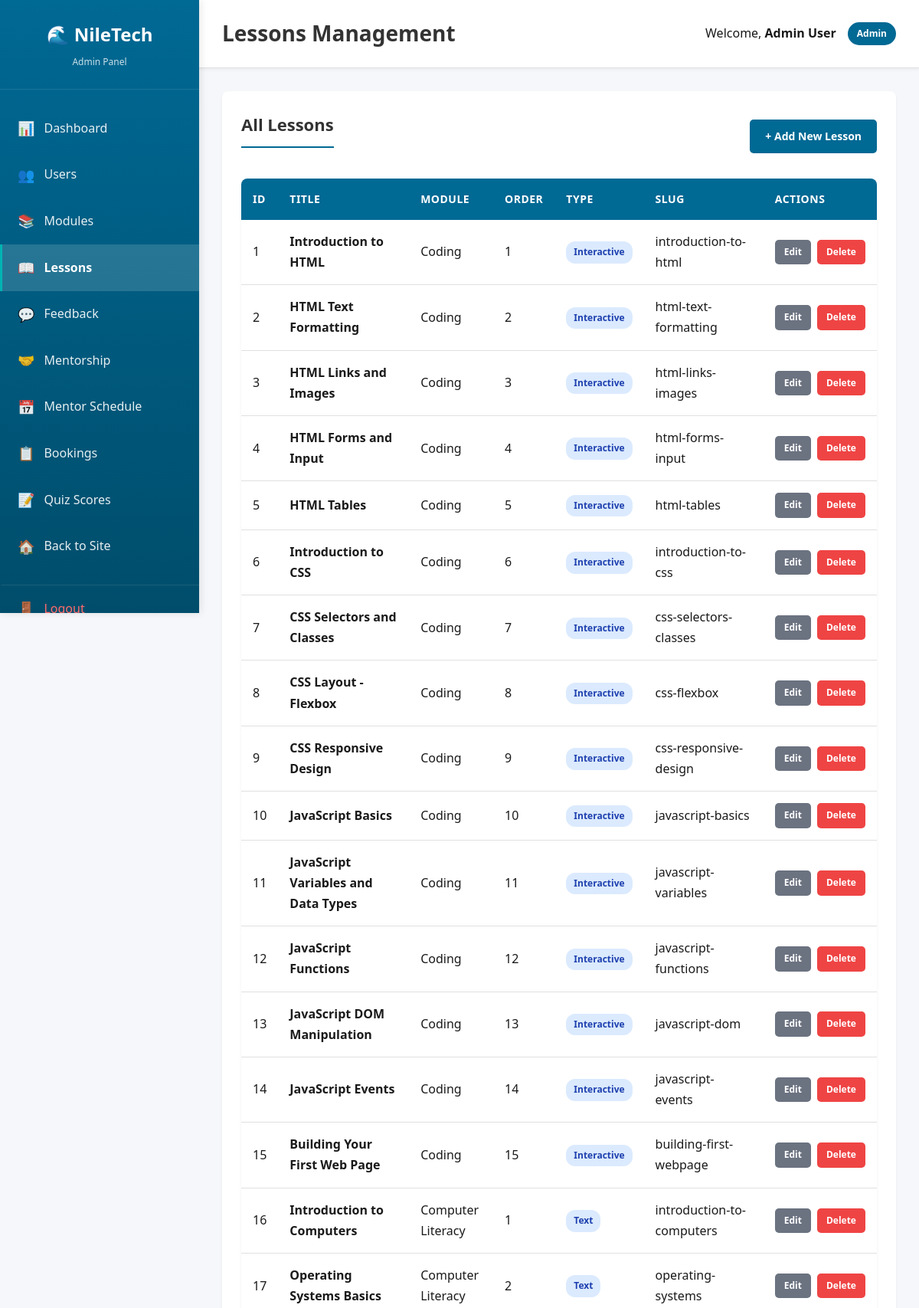
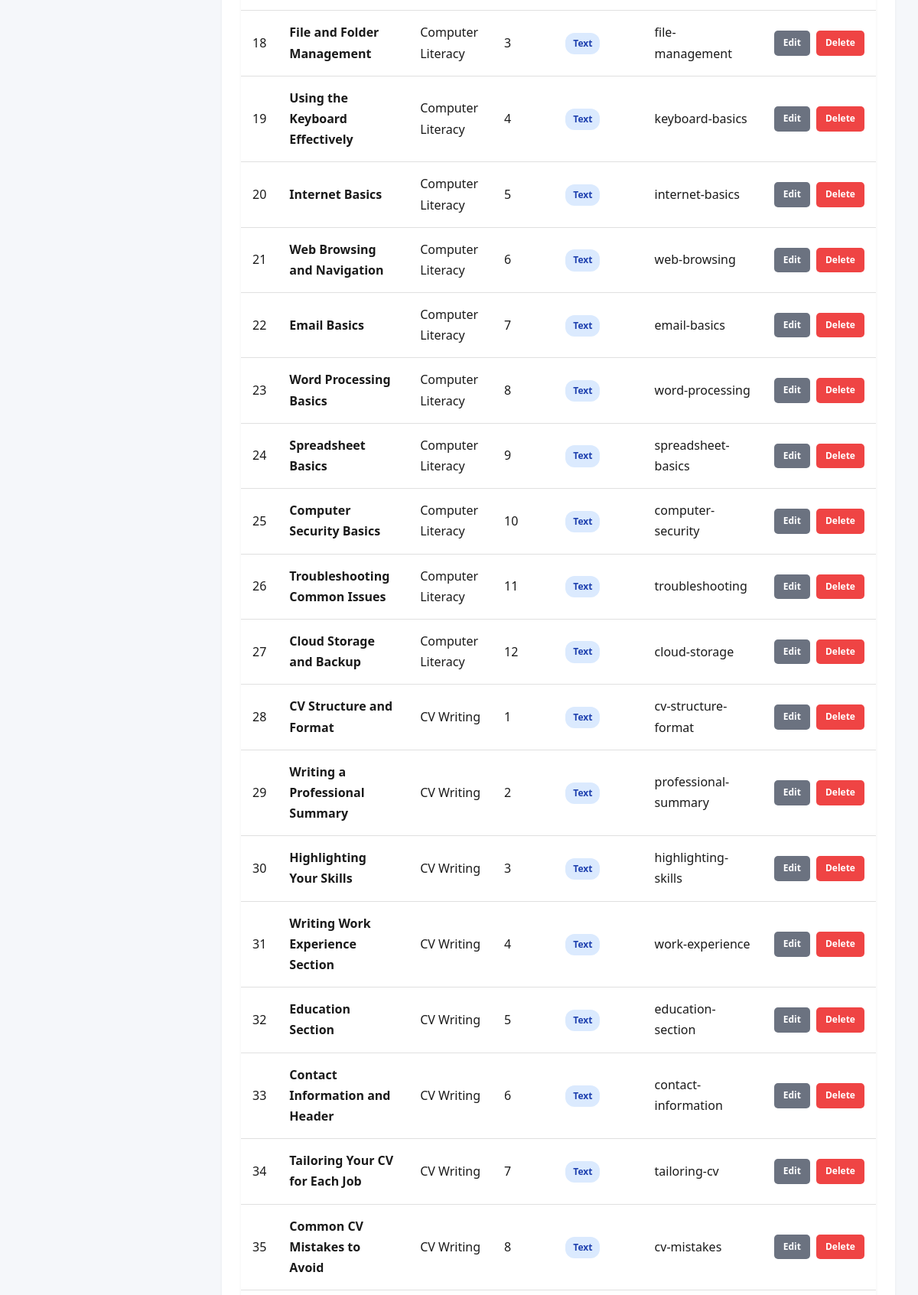
Page /admin/lessons.php (signed in, upper part) on the committed database (2 pictures, top to bottom).
### tables this page shows
CREATE TABLE IF NOT EXISTS users (
    id INT(11) NOT NULL AUTO_INCREMENT,
    full_name VARCHAR(100) NOT NULL,
    email VARCHAR(100) NOT NULL UNIQUE,
    password VARCHAR(255) NOT NULL,
    role ENUM('user', 'admin') DEFAULT 'user',
    created_at TIMESTAMP DEFAULT CURRENT_TIMESTAMP,
    updated_at TIMESTAMP DEFAULT CURRENT_TIMESTAMP ON UPDATE CURRENT_TIMESTAMP,
    PRIMARY KEY (id),
    INDEX idx_email (email),
    INDEX idx_role (role)
);

CREATE TABLE IF NOT EXISTS lessons (
    id INT(11) NOT NULL AUTO_INCREMENT,
    module_id INT(11) NOT NULL,
    title VARCHAR(200) NOT NULL,
    slug VARCHAR(200) NOT NULL,
    content TEXT,
    lesson_order INT(11) DEFAULT 0,
    lesson_type ENUM('text', 'interactive', 'video', 'quiz') DEFAULT 'text',
    code_example TEXT,
    expected_output TEXT,
    created_at TIMESTAMP DEFAULT CURRENT_TIMESTAMP,
    updated_at TIMESTAMP DEFAULT CURRENT_TIMESTAMP ON UPDATE CURRENT_TIMESTAMP,
    PRIMARY KEY (id),
    INDEX idx_module_id (module_id),
    INDEX idx_slug (slug),
    UNIQUE KEY unique_module_lesson (module_id, slug)
);

CREATE TABLE IF NOT EXISTS modules (
    id INT(11) NOT NULL AUTO_INCREMENT,
    name VARCHAR(100) NOT NULL,
    slug VARCHAR(100) NOT NULL UNIQUE,
    description TEXT,
    icon VARCHAR(50),
    created_at TIMESTAMP DEFAULT CURRENT_TIMESTAMP,
    updated_at TIMESTAMP DEFAULT CURRENT_TIMESTAMP ON UPDATE CURRENT_TIMESTAMP,
    PRIMARY KEY (id),
    INDEX idx_slug (slug)
);

### admin/includes/auth.php (called while the page is built, shortened)
<?php
$conn = getDBConnection();
$userId = $_SESSION['user_id'];
$userStmt = $conn->prepare("SELECT id, full_name, email, role FROM users WHERE id = ?");
$userStmt->bind_param("i", $userId);
$userStmt->execute();
$userResult = $userStmt->get_result();
$currentUser = $userResult->fetch_assoc();
?>

### admin/lessons.php (the view, shortened to what this page needs)
<?php
$pageTitle = 'Lessons Management';
require_once __DIR__ . '/includes/auth.php';
$action = $_GET['action'] ?? 'list';
$lessons = [];
$listStmt = $conn->prepare("SELECT l.id, l.title, l.slug, l.lesson_order, l.lesson_type, m.name as module_name FROM lessons l LEFT JOIN modules m ON l.module_id = m.id ORDER BY m.name, l.lesson_order");
$listStmt->execute();
$listResult = $listStmt->get_result();
while ($row = $listResult->fetch_assoc()) {
    $lessons[] = $row;
}
require_once __DIR__ . '/includes/header.php';
?>
<?php if ($action === 'list'): ?>
    <div class="admin-card">
        <div style="display: flex; justify-content: space-between; align-items: center; margin-bottom: 20px;">
            <h2>All Lessons</h2>
            <a href="?action=create" class="btn-admin btn-primary-admin">+ Add New Lesson</a>
        </div>
        <?php if (empty($lessons)): ?>
            <div class="empty-state">
                <p>No lessons found.</p>
            </div>
        <?php else: ?>
            <table class="admin-table">
                <thead>
                    <tr>
                        <th>ID</th>
                        <th>Title</th>
                        <th>Module</th>
                        <th>Order</th>
                        <th>Type</th>
                        <th>Slug</th>
                        <th>Actions</th>
                    </tr>
                </thead>
                <tbody>
                    <?php foreach ($lessons as $lesson): ?>
                        <tr>
                            <td><?php echo $lesson['id']; ?></td>
                            <td><strong><?php echo htmlspecialchars($lesson['title']); ?></strong></td>
                            <td><?php echo htmlspecialchars($lesson['module_name'] ?? 'N/A'); ?></td>
                            <td><?php echo $lesson['lesson_order']; ?></td>
                            <td><span class="badge badge-info"><?php echo ucfirst($lesson['lesson_type']); ?></span></td>
                            <td><?php echo htmlspecialchars($lesson['slug']); ?></td>
                            <td>
                                <div class="action-buttons">
                                    <a href="?action=edit&id=<?php echo $lesson['id']; ?>" class="btn-admin btn-sm btn-secondary-admin">Edit</a>
                                    <a href="?action=delete&id=<?php echo $lesson['id']; ?>"
                                       class="btn-admin btn-sm btn-danger-admin"
                                       onclick="return confirm('Are you sure you want to delete this lesson?');">Delete</a>
                                </div>
                            </td>
                        </tr>
                    <?php endforeach; ?>
                </tbody>
            </table>
        <?php endif; ?>
    </div>
<?php endif; ?>
<?php
require_once __DIR__ . '/includes/footer.php';
?>

### admin/includes/header.php (shortened to what this page needs)
<!DOCTYPE html>
<html lang="en">
<head>
    <link rel="stylesheet" href="../css/style.css">
    <link rel="stylesheet" href="../admin/css/admin.css">
</head>
<body class="admin-body">
    <div class="admin-wrapper">
        <aside class="admin-sidebar">
            <div class="admin-logo">
                <h2>🌊 NileTech</h2>
                <p>Admin Panel</p>
            </div>
            <nav class="admin-nav">
                <a href="index.php" class="nav-item <?php echo basename($_SERVER['PHP_SELF']) == 'index.php' ? 'active' : ''; ?>">
                    <span>📊</span> Dashboard
                </a>
                <a href="users.php" class="nav-item <?php echo basename($_SERVER['PHP_SELF']) == 'users.php' ? 'active' : ''; ?>">
                    <span>👥</span> Users
                </a>
                <a href="modules.php" class="nav-item <?php echo basename($_SERVER['PHP_SELF']) == 'modules.php' ? 'active' : ''; ?>">
                    <span>📚</span> Modules
                </a>
                <a href="lessons.php" class="nav-item <?php echo basename($_SERVER['PHP_SELF']) == 'lessons.php' ? 'active' : ''; ?>">
                    <span>📖</span> Lessons
                </a>
                <a href="feedback.php" class="nav-item <?php echo basename($_SERVER['PHP_SELF']) == 'feedback.php' ? 'active' : ''; ?>">
                    <span>💬</span> Feedback
                </a>
                <a href="mentorship.php" class="nav-item <?php echo basename($_SERVER['PHP_SELF']) == 'mentorship.php' ? 'active' : ''; ?>">
                    <span>🤝</span> Mentorship
                </a>
                <a href="mentor-schedule.php" class="nav-item <?php echo basename($_SERVER['PHP_SELF']) == 'mentor-schedule.php' ? 'active' : ''; ?>">
                    <span>📅</span> Mentor Schedule
                </a>
                <a href="mentor-bookings.php" class="nav-item <?php echo basename($_SERVER['PHP_SELF']) == 'mentor-bookings.php' ? 'active' : ''; ?>">
                    <span>📋</span> Bookings
                </a>
                <a href="quiz-scores.php" class="nav-item <?php echo basename($_SERVER['PHP_SELF']) == 'quiz-scores.php' ? 'active' : ''; ?>">
                    <span>📝</span> Quiz Scores
                </a>
                <a href="../index.php" class="nav-item">
                    <span>🏠</span> Back to Site
                </a>
                <a href="../logout.php" class="nav-item logout">
                    <span>🚪</span> Logout
                </a>
            </nav>
        </aside>
        <main class="admin-main">
            <header class="admin-header">
                <div class="admin-header-content">
                    <h1><?php echo isset($pageTitle) ? htmlspecialchars($pageTitle) : 'Dashboard'; ?></h1>
                    <div class="admin-user-info">
                        <span>Welcome, <strong><?php echo htmlspecialchars($currentUser['full_name']); ?></strong></span>
                        <span class="role-badge">Admin</span>
                    </div>
                </div>
            </header>
            <div class="admin-content">

### css/style.css (style rules this page uses)
* { margin: 0; padding: 0; box-sizing: border-box; }
:root { --nile-blue: #006994; --nile-deep: #004d73; --nile-light: #0099cc; --nile-teal: #008b8b; --river-cyan: #00b3b3; --savanna-green: #2d5016; --forest-green: #4a7c3a; --grass-green: #6b9f5f; --palm-green: #8bc34a; --sunset-gold: #f4a460; --savanna-gold: #daa520; --earth-brown: #8b4513; --sand-beige: #f5deb3; --ss-black: #000000; --ss-red: #da020e; --ss-green: #078930; --ss-blue: #0f47af; --ss-yellow: #fcdd09; --primary-color: var(--nile-blue); --primary-dark: var(--nile-deep); --primary-light: var(--nile-light); --secondary-color: var(--forest-green); --secondary-dark: var(--savanna-green); --secondary-light: var(--grass-green); --accent-color: var(--sunset-gold); --accent-light: var(--savanna-gold); --text-dark: #1a1a1a; --text-medium: #4a4a4a; --text-light: #6b6b6b; --bg-light: #f0f8f5; --bg-lighter: #f8fcf9; --bg-white: #ffffff; --border-color: #d4e8d8; --gradient-primary: linear-gradient(135deg, var(--nile-blue) 0%, var(--nile-teal) 50%, var(--river-cyan) 100%); --gradient-secondary: linear-gradient(135deg, var(--forest-green) 0%, var(--grass-green) 100%); --gradient-hero: linear-gradient(135deg, var(--nile-deep) 0%, var(--nile-blue) 30%, var(--nile-teal) 60%, var(--palm-green) 100%); --gradient-river: linear-gradient(180deg, var(--nile-deep) 0%, var(--nile-blue) 50%, var(--nile-light) 100%); --gradient-savanna: linear-gradient(135deg, var(--savanna-green) 0%, var(--forest-green) 50%, var(--sunset-gold) 100%); --gradient-success: linear-gradient(135deg, var(--forest-green) 0%, var(--grass-green) 100%); --gradient-sunset: linear-gradient(135deg, var(--sunset-gold) 0%, var(--savanna-gold) 100%); --font-primary: 'Segoe UI', Tahoma, Geneva, Verdana, sans-serif; --font-weight-light: 300; --font-weight-normal: 400; --font-weight-medium: 500; --font-weight-semibold: 600; --font-weight-bold: 700; --font-weight-extrabold: 800; --spacing-xs: 0.5rem; --spacing-sm: 1rem; --spacing-md: 2rem; --spacing-lg: 3rem; --spacing-xl: 4rem; --spacing-2xl: 6rem; --radius-sm: 0.5rem; --radius-md: 1rem; --radius-lg: 1.5rem; --radius-xl: 2rem; --radius-full: 9999px; --shadow-sm: 0 1px 2px 0 rgba(0, 0, 0, 0.05); --shadow-md: 0 4px 6px -1px rgba(0, 0, 0, 0.1), 0 2px 4px -1px rgba(0, 0, 0, 0.06); --shadow-lg: 0 10px 15px -3px rgba(0, 0, 0, 0.1), 0 4px 6px -2px rgba(0, 0, 0, 0.05); --shadow-xl: 0 20px 25px -5px rgba(0, 0, 0, 0.1), 0 10px 10px -5px rgba(0, 0, 0, 0.04); --shadow-2xl: 0 25px 50px -12px rgba(0, 0, 0, 0.25); --shadow-colored: 0 10px 30px -5px rgba(37, 99, 235, 0.3); }
body { font-family: var(--font-primary); color: var(--text-dark); line-height: 1.7; background-color: var(--bg-white); overflow-x: hidden; }
html { scroll-behavior: smooth; }

### rows in the picture
users: full_name "Admin User"
lessons: id "1", title "Introduction to HTML", module.name "Coding", lesson_order "1", lesson_type "Interactive", slug "introduction-to-html"
lessons: id "2", title "HTML Text Formatting", module.name "Coding", lesson_order "2", lesson_type "Interactive", slug "html-text-formatting"
lessons: id "3", title "HTML Links and Images", module.name "Coding", lesson_order "3", lesson_type "Interactive", slug "html-links-images"
lessons: id "4", title "HTML Forms and Input", module.name "Coding", lesson_order "4", lesson_type "Interactive", slug "html-forms-input"
lessons: id "5", title "HTML Tables", module.name "Coding", lesson_order "5", lesson_type "Interactive", slug "html-tables"
lessons: id "6", title "Introduction to CSS", module.name "Coding", lesson_order "6", lesson_type "Interactive", slug "introduction-to-css"
lessons: id "7", title "CSS Selectors and Classes", module.name "Coding", lesson_order "7", lesson_type "Interactive", slug "css-selectors-classes"
lessons: id "8", title "CSS Layout - Flexbox", module.name "Coding", lesson_order "8", lesson_type "Interactive", slug "css-flexbox"
lessons: id "9", title "CSS Responsive Design", module.name "Coding", lesson_order "9", lesson_type "Interactive", slug "css-responsive-design"
lessons: id "10", title "JavaScript Basics", module.name "Coding", lesson_order "10", lesson_type "Interactive", slug "javascript-basics"
lessons: id "11", title "JavaScript Variables and Data Types", module.name "Coding", lesson_order "11", lesson_type "Interactive", slug "javascript-variables"
lessons: id "12", title "JavaScript Functions", module.name "Coding", lesson_order "12", lesson_type "Interactive", slug "javascript-functions"
lessons: id "13", title "JavaScript DOM Manipulation", module.name "Coding", lesson_order "13", lesson_type "Interactive", slug "javascript-dom"
lessons: id "14", title "JavaScript Events", module.name "Coding", lesson_order "14", lesson_type "Interactive", slug "javascript-events"
lessons: id "15", title "Building Your First Web Page", module.name "Coding", lesson_order "15", lesson_type "Interactive", slug "building-first-webpage"
lessons: id "16", title "Introduction to Computers", module.name "Computer Literacy", lesson_order "1", lesson_type "Text", slug "introduction-to-computers"
lessons: id "17", title "Operating Systems Basics", module.name "Computer Literacy", lesson_order "2", lesson_type "Text", slug "operating-systems"
lessons: id "18", title "File and Folder Management", module.name "Computer Literacy", lesson_order "3", lesson_type "Text", slug "file-management"
lessons: id "19", title "Using the Keyboard Effectively", module.name "Computer Literacy", lesson_order "4", lesson_type "Text", slug "keyboard-basics"
lessons: id "20", title "Internet Basics", module.name "Computer Literacy", lesson_order "5", lesson_type "Text", slug "internet-basics"
lessons: id "21", title "Web Browsing and Navigation", module.name "Computer Literacy", lesson_order "6", lesson_type "Text", slug "web-browsing"
lessons: id "22", title "Email Basics", module.name "Computer Literacy", lesson_order "7", lesson_type "Text", slug "email-basics"
lessons: id "23", title "Word Processing Basics", module.name "Computer Literacy", lesson_order "8", lesson_type "Text", slug "word-processing"
lessons: id "24", title "Spreadsheet Basics", module.name "Computer Literacy", lesson_order "9", lesson_type "Text", slug "spreadsheet-basics"
lessons: id "25", title "Computer Security Basics", module.name "Computer Literacy", lesson_order "10", lesson_type "Text", slug "computer-security"
lessons: id "26", title "Troubleshooting Common Issues", module.name "Computer Literacy", lesson_order "11", lesson_type "Text", slug "troubleshooting"
lessons: id "27", title "Cloud Storage and Backup", module.name "Computer Literacy", lesson_order "12", lesson_type "Text", slug "cloud-storage"
lessons: id "28", title "CV Structure and Format", module.name "CV Writing", lesson_order "1", lesson_type "Text", slug "cv-structure-format"
lessons: id "29", title "Writing a Professional Summary", module.name "CV Writing", lesson_order "2", lesson_type "Text", slug "professional-summary"
lessons: id "30", title "Highlighting Your Skills", module.name "CV Writing", lesson_order "3", lesson_type "Text", slug "highlighting-skills"
lessons: id "31", title "Writing Work Experience Section", module.name "CV Writing", lesson_order "4", lesson_type "Text", slug "work-experience"
lessons: id "32", title "Education Section", module.name "CV Writing", lesson_order "5", lesson_type "Text", slug "education-section"
lessons: id "33", title "Contact Information and Header", module.name "CV Writing", lesson_order "6", lesson_type "Text", slug "contact-information"
lessons: id "34", title "Tailoring Your CV for Each Job", module.name "CV Writing", lesson_order "7", lesson_type "Text", slug "tailoring-cv"
lessons: id "35", title "Common CV Mistakes to Avoid", module.name "CV Writing", lesson_order "8", lesson_type "Text", slug "cv-mistakes"

### other values in the picture
$pageTitle "Lessons Management"
